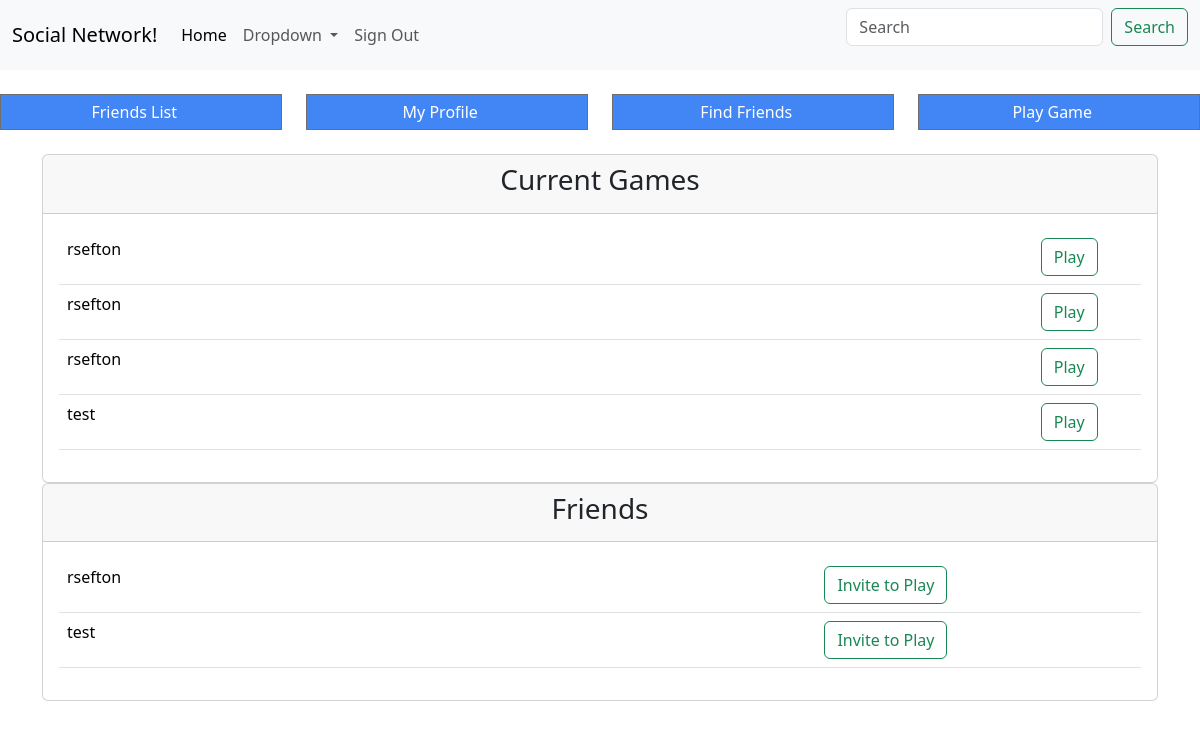
The page /games (signed in) on the database as committed earlier.
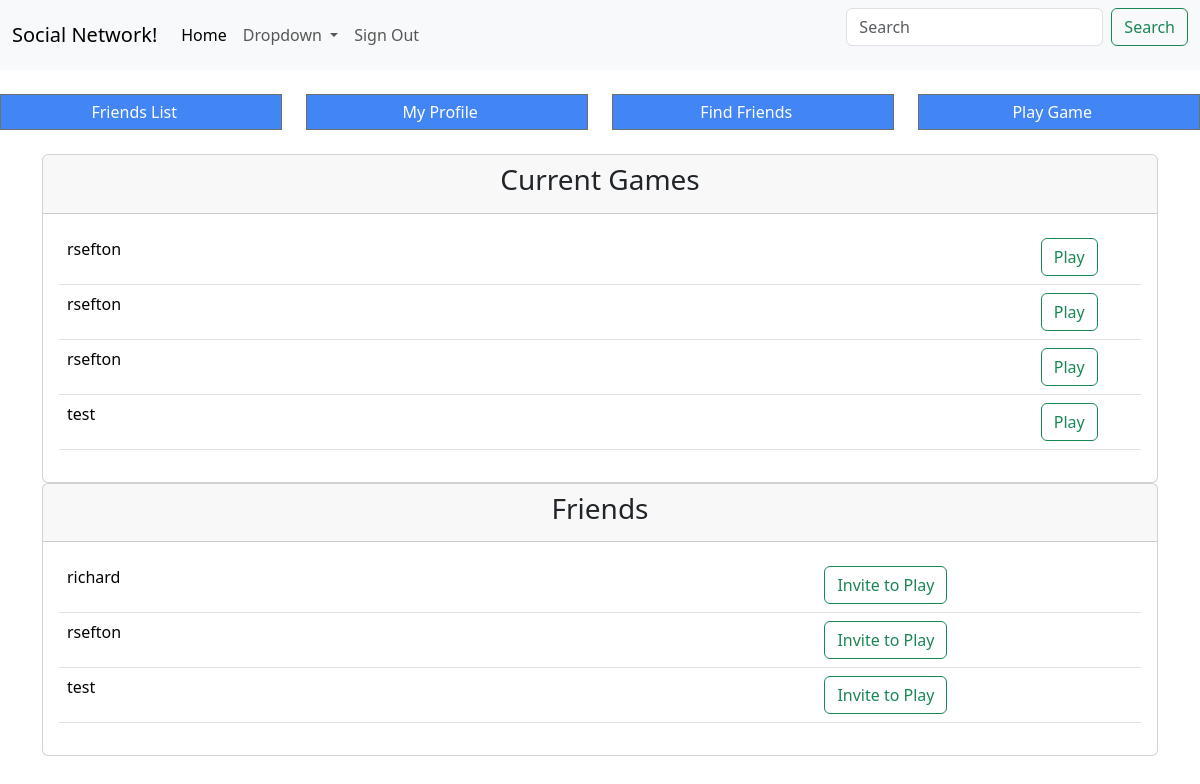
The same page on the database as committed later.
### client/models.py (models this page shows, shortened)
class Friends(models.Model):
    profile = models.ForeignKey(Profile, on_delete=models.DO_NOTHING, related_name='profile')
    friend = models.ForeignKey(Profile, on_delete=models.DO_NOTHING, related_name='friend')
    friend_since = models.DateTimeField(auto_now_add=True)
    class Meta:
        unique_together = ('profile', 'friend')

class Profile(models.Model):
    user = models.OneToOneField(User, on_delete=models.CASCADE)
    websocket_user_channel = models.CharField(max_length=256, null=True, blank=True)
    bio = models.CharField(max_length=4000, null=True, blank=True)
    phone = models.CharField(max_length=32, null=True, blank=True)
    profile_pic = models.ImageField(upload_to='profile_pics', null=True, blank=True)
    thumbnail = models.ImageField(upload_to='profile_thumbnail', null=True, blank=True)

### client/views.py (the view)
# urls.py: path('games', views.GamesListPage.as_view(), name='games'),
class GamesListPage(
    LoginRequiredMixin,
    LoadAuthenticatedMixin,
    LoadUserProfileMixin,
    LoadPendingFriendRequestsMixin,
    LoadCurrentFriendsMixin,
    LoadGamesMixin,
    ListView
):
    model = Game
    template_name = 'games/list.html'

### client/mixins.py (called while the page is built)
    def get_context_data(self, **kwargs):
        context = super().get_context_data(**kwargs)
        context['authenticated'] = self.request.user.is_authenticated
        return context

    def get_context_data(self, **kwargs):
        context = super().get_context_data(**kwargs)
        if self.request.user.is_authenticated:
            profile = Profile.objects.get(user=self.request.user)
            context['profile'] = profile
        return context

    def get_context_data(self, **kwargs):
        context = super().get_context_data(**kwargs)
        if self.request.user.is_authenticated:
            profile = Profile.objects.get(user=self.request.user)
            pending_friend_requests = FriendRequests.objects.filter(to_user=profile)
            context["pending_friend_requests"] = pending_friend_requests
            context["pending_friend_requests_count"] = pending_friend_requests.count()
        return context

### client/templates/games/list.html (shortened to what this page needs)
{% extends 'index.html' %}
{% load static %}
{% block content %}
    <div class="container">
        <div class="card">
            <div class="card-header text-center">
                <h3>Current Games</h3>
            </div>
            <div class="card-body">
                <table class="table">
                    {% for game in games %}
                        <tr>
                            {% if game.white.player.id == profile.id %}
                                <td width="90%">{{game.black.player.user.username}}</td>
                            {% else %}
                                <td width="90%">{{game.white.player.user.username}}</td>
                            {% endif %}
                            <td>
                                <button play="{{game.id}}" class="btn btn-outline-success">
                                    Play
                                </button>
                            </td>
                        </tr>
                    {% endfor %}
                </table>
            </div>
        </div>
        <div class="card">
            <div class="card-header text-center">
                <h3>Friends</h3>
            </div>
            <div class="card-body">
                <table class="table">
                    {% for friend in current_friends %}
                        <tr>
                            <td width="70%">{{friend.friend.user}}</td>
                            <td>
                                <button invite="{{friend.friend.id}}" class="btn btn-outline-success">
                                    Invite to Play
                                </button>
                            </td>
                        </tr>
                    {% endfor %}
                </table>
            </div>
        </div>
    </div>
{% endblock %}

Rows that differ between the two databases and show on the page:
added Friends: friend.user "richard"
